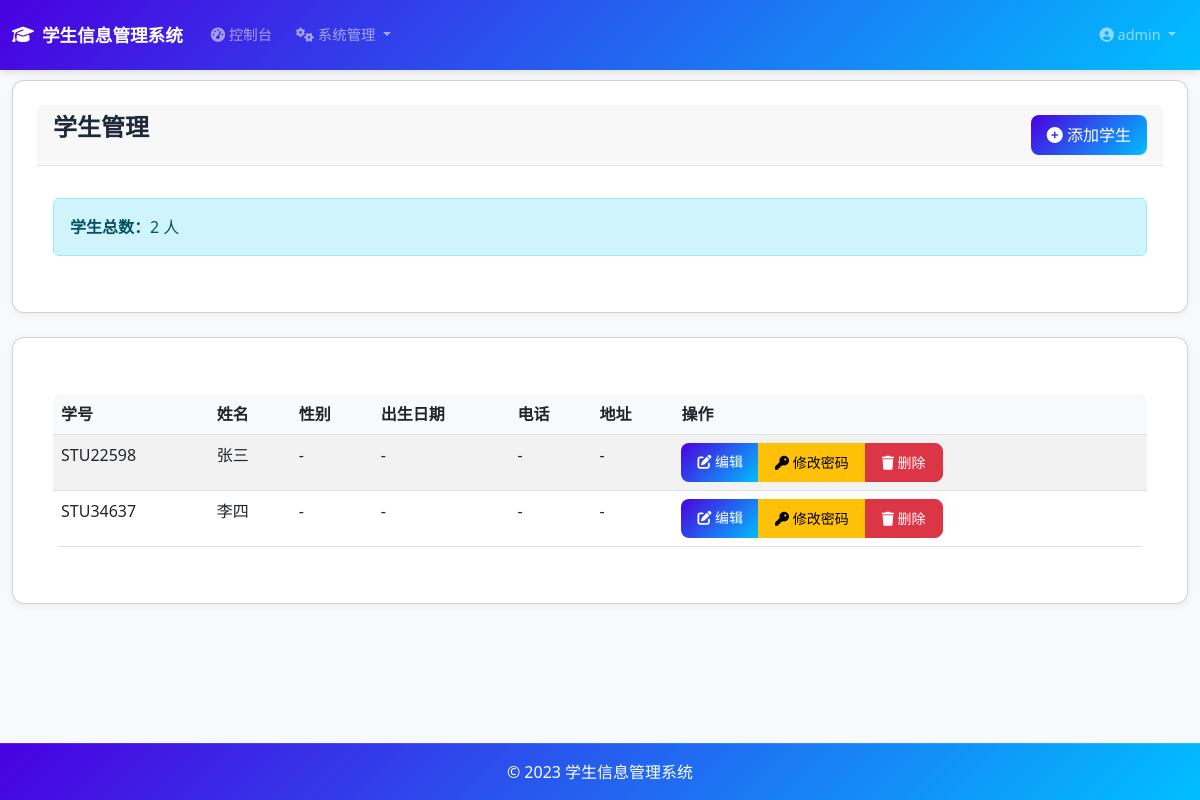
Before: /admin/students (signed in) with the older database file.
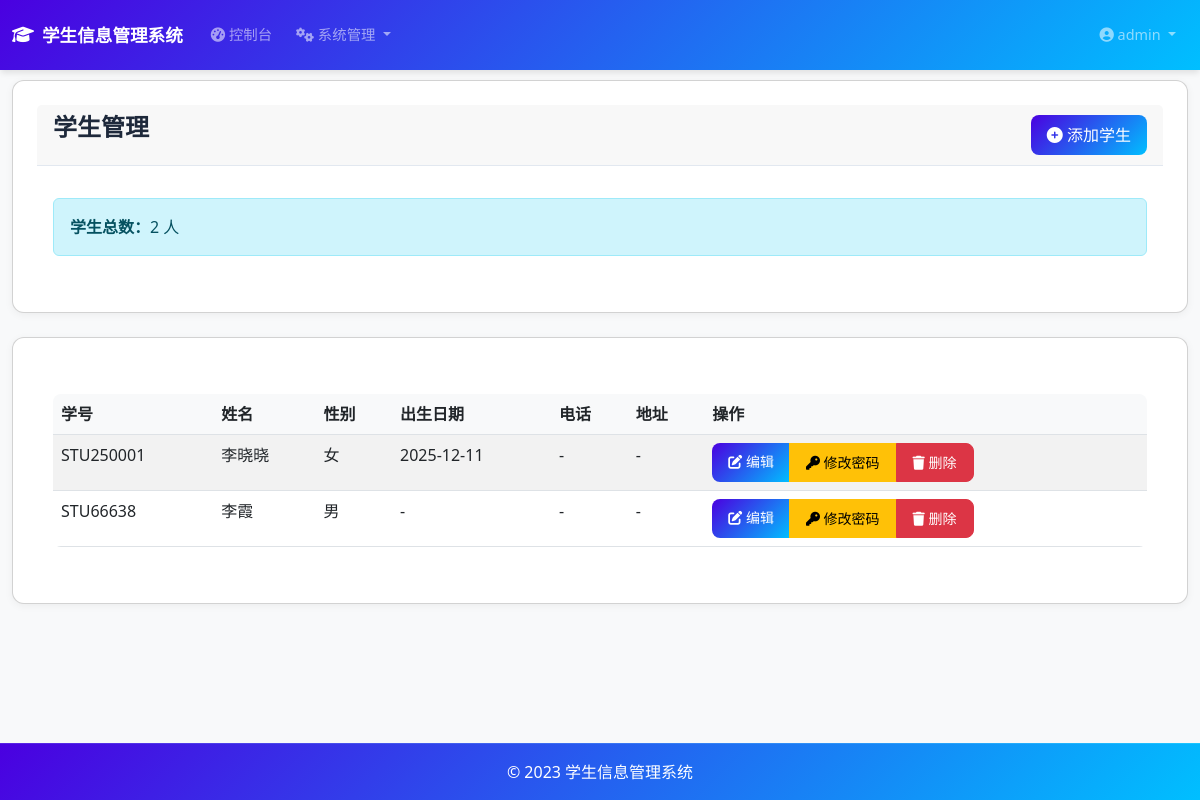
After: the same page with the newer database file.
### models.py (models this page shows, shortened)
class User(UserMixin, db.Model):
    id = db.Column(db.Integer, primary_key=True)
    username = db.Column(db.String(80), unique=True, nullable=False)
    email = db.Column(db.String(120), unique=True, nullable=False)
    password_hash = db.Column(db.String(128))
    is_admin = db.Column(db.Boolean, default=False)
    created_at = db.Column(db.DateTime, default=datetime.utcnow)
    student_info = db.relationship('Student', backref='user', uselist=False)

class Student(db.Model):
    id = db.Column(db.Integer, primary_key=True)
    user_id = db.Column(db.Integer, db.ForeignKey('user.id'), nullable=False)
    student_id = db.Column(db.String(20), unique=True, nullable=False)
    name = db.Column(db.String(50), nullable=False)
    gender = db.Column(db.String(10))
    birth_date = db.Column(db.Date)
    phone = db.Column(db.String(20))
    address = db.Column(db.String(200))
    enrollment_date = db.Column(db.Date, default=datetime.utcnow().date)
    courses = db.relationship('Course', secondary='student_course', backref='students')

### app.py (the view)
@app.route('/admin/students')
@login_required
def list_students():
    if not current_user.is_admin:
        abort(403)
    students = Student.query.join(User).filter(User.is_admin == False).all()
    return render_template('students/list.html', students=students)

### app.py (called while the page is built)
@login_manager.user_loader
def load_user(user_id):
    if user_id is not None:
        return User.query.get(int(user_id))
    return None

### templates/students/list.html (shortened to what this page needs)
{% extends "base.html" %}
{% block content %}
<div class="card mb-4">
    <div class="card-header d-flex justify-content-between align-items-center">
        <h1>学生管理</h1>
        <div>
            <a href="{{ url_for('create_student') }}" class="btn btn-primary">
                <i class="fas fa-plus-circle"></i> 添加学生
            </a>
        </div>
    </div>
    <div class="card-body">
        <div class="alert alert-info">
            <strong>学生总数：</strong>{{ students|length }} 人
        </div>
    </div>
</div>
<div class="card">
    <div class="card-body">
        {% if students %}
        <div class="table-responsive">
            <table class="table table-striped table-hover">
                <thead>
                    <tr>
                        <th>学号</th>
                        <th>姓名</th>
                        <th>性别</th>
                        <th>出生日期</th>
                        <th>电话</th>
                        <th>地址</th>
                        <th>操作</th>
                    </tr>
                </thead>
                <tbody>
                    {% for student in students %}
                    <tr>
                        <td>{{ student.student_id }}</td>
                        <td>{{ student.name }}</td>
                        <td>{{ student.gender or '-' }}</td>
                        <td>{{ student.birth_date.strftime('%Y-%m-%d') if student.birth_date else '-' }}</td>
                        <td>{{ student.phone or '-' }}</td>
                        <td>{{ student.address or '-' }}</td>
                        <td>
                            <div class="btn-group" role="group">
                                <a href="{{ url_for('edit_student', student_id=student.id) }}" class="btn btn-primary btn-sm">
                                    <i class="fas fa-edit"></i> 编辑
                                </a>
                                <a href="{{ url_for('change_student_password', student_id=student.id) }}" class="btn btn-warning btn-sm">
                                    <i class="fas fa-key"></i> 修改密码
                                </a>
                                <button type="button" class="btn btn-danger btn-sm" data-bs-toggle="modal" data-bs-target="#deleteModal{{ student.id }}">
                                    <i class="fas fa-trash"></i> 删除
                                </button>
                            </div>
                        </td>
                    </tr>
                    {% endfor %}
                </tbody>
            </table>
        </div>
        {% else %}
        <div class="alert alert-info">
            <i class="fas fa-info-circle"></i> 暂无学生信息
        </div>
        {% endif %}
    </div>
</div>
{% endblock %}

### templates/base.html (shortened to what this page needs)
<!DOCTYPE html>
<html lang="zh-CN">
<head>
    <link href="https://cdn.jsdelivr.net/npm/bootstrap@5.3.0/dist/css/bootstrap.min.css" rel="stylesheet">
    <link rel="stylesheet" href="https://cdnjs.cloudflare.com/ajax/libs/font-awesome/6.4.0/css/all.min.css">
    <link rel="stylesheet" href="{{ url_for('static', filename='css/schedule.css') }}">
</head>
<body>
    <nav class="navbar navbar-expand-lg navbar-dark">
        <div class="container-fluid">
            <a class="navbar-brand" href="{{ url_for('index') }}">
                <i class="fas fa-graduation-cap"></i> 学生信息管理系统
            </a>
            <div class="collapse navbar-collapse" id="navbarNav">
                <ul class="navbar-nav me-auto">
                    {% if current_user.is_authenticated %}
                        <li class="nav-item">
                            <a class="nav-link" href="{{ url_for('admin_dashboard') if current_user.is_admin else url_for('dashboard') }}">
                                <i class="fas fa-tachometer-alt"></i> 控制台
                            </a>
                        </li>
                        {% if current_user.is_admin %}
                        <li class="nav-item dropdown">
                            <a class="nav-link dropdown-toggle" href="#" id="adminDropdown" role="button" data-bs-toggle="dropdown" aria-expanded="false">
                                <i class="fas fa-cogs"></i> 系统管理
                            </a>
                        </li>
                        {% endif %}
                    {% endif %}
                </ul>
                <ul class="navbar-nav">
                    {% if current_user.is_authenticated %}
                        <li class="nav-item dropdown">
                            <a class="nav-link dropdown-toggle" href="#" id="userDropdown" role="button" data-bs-toggle="dropdown" aria-expanded="false">
                                <i class="fas fa-user-circle"></i> {{ current_user.username }}
                            </a>
                        </li>
                    {% endif %}
                </ul>
            </div>
        </div>
    </nav>
    <div class="container-fluid">
        {% block content %}{% endblock %}
    </div>
    <footer class="footer mt-auto py-3">
        <div class="container text-center">
            <span>© 2023 学生信息管理系统</span>
        </div>
    </footer>
</body>
</html>

### templates/base.html (style rules this page uses)
body { font-family: 'Segoe UI', sans-serif; background-color: #f8f9fa; margin: 0; padding: 0; }
.navbar { box-shadow: 0 4px 6px -1px rgba(0, 0, 0, 0.1); padding: 1rem 0; background: linear-gradient(135deg, #4a00e0, #00bfff) !important; margin-bottom: 10px; }
.navbar-brand { font-weight: 700; font-size: 1.1rem; display: flex; align-items: center; gap: 0.5rem; }
.navbar-nav .nav-link { font-weight: 500; font-size: 0.9rem; transition: all 0.3s ease; border-radius: 0.5rem; margin: 0 0.25rem; }
.card { background: white; border-radius: 12px; padding: 1.5rem; box-shadow: 0 2px 8px rgba(0,0,0,0.05); margin-bottom: 1rem; }
.card-header { font-size: 1.5rem; font-weight: 600; margin-bottom: 1rem; padding-bottom: 0.5rem; border-bottom: 1px solid #e2e8f0; color: #1e293b; }
h1, h2, h3, h4, h5, h6 { font-size: 1.5rem; font-weight: 600; color: #1e293b; margin-bottom: 1rem; }
.table-responsive { margin-top: 1rem; }
.table { border-radius: 8px; overflow: hidden; }
.table th { background-color: #f8f9fa; font-weight: 600; }
.btn { border-radius: 8px; padding: 0.5rem 1rem; font-weight: 500; transition: all 0.3s ease; }
.btn-primary { background: linear-gradient(135deg, #4a00e0, #00bfff); border: none; }
.footer { position: fixed; bottom: 0; left: 0; width: 100%; padding: 20px 0; background: linear-gradient(135deg, #4a00e0, #00bfff); color: #ffffff; border-top: 1px solid rgba(255, 255, 255, 0.1); z-index: 10; }

Changed rows visible on the page:
removed Student: student_id "STU22598", name "张三", gender "-", birth_date "-", phone "-", address "-"
removed Student: student_id "STU34637", name "李四", gender "-", birth_date "-", phone "-", address "-"
added Student: student_id "STU250001", name "李晓晓", gender "女", birth_date "2025-12-11", phone "-", address "-"
added Student: student_id "STU66638", name "李霞", gender "男", birth_date "-", phone "-", address "-"
